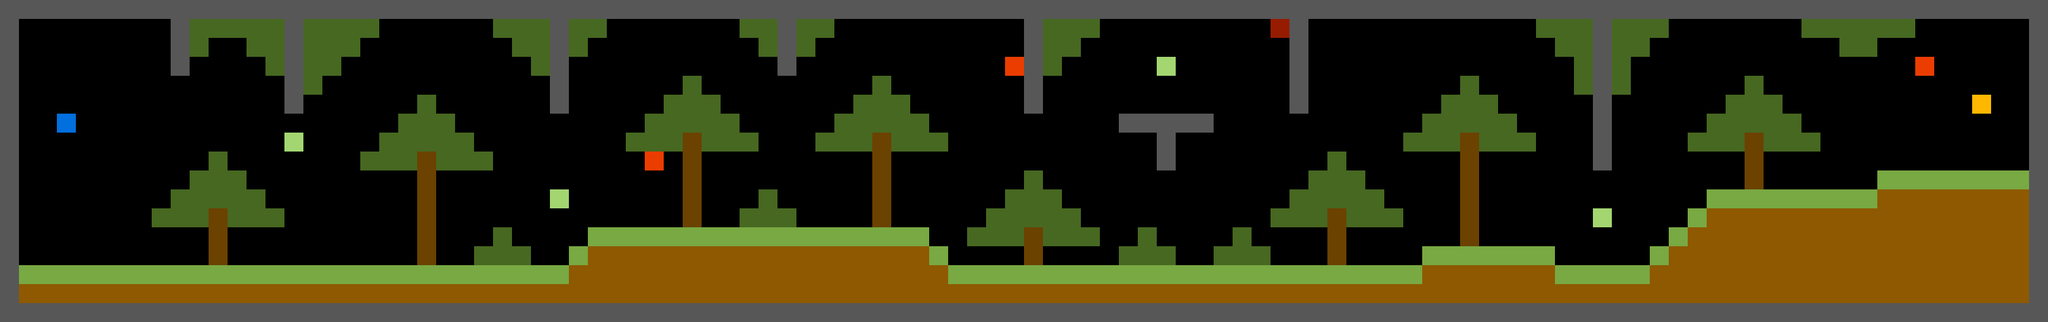

Below is a game level as drawn by its tile map, then a one-line description and the .tmx file that defines it, in full:
An orthogonal 108x17 tile map with 32x32 px tiles, 1 tile layer (Tile Layer 1).

<map version="1.5" tiledversion="1.7.2" orientation="orthogonal" renderorder="left-down" width="108" height="17" tilewidth="32" tileheight="32" infinite="0" nextlayerid="2" nextobjectid="1">
 <editorsettings>
  <export target="../levels/level1_TEST.json" format="json" />
 </editorsettings>
 <tileset firstgid="1" name="tilesheet1" tilewidth="32" tileheight="32" tilecount="100" columns="10">
  <image source="../assets/tilesheet1.png" width="320" height="320" />
 </tileset>
 <layer id="1" name="Tile Layer 1" width="108" height="17">
  <data encoding="csv">
11,11,11,11,11,11,11,11,11,11,11,11,11,11,11,11,11,11,11,11,11,11,11,11,11,11,11,11,11,11,11,11,11,11,11,11,11,11,11,11,11,11,11,11,11,11,11,11,11,11,11,11,11,11,11,11,11,11,11,11,11,11,11,11,11,11,11,11,11,11,11,11,11,11,11,11,11,11,11,11,11,11,11,11,11,11,11,11,11,11,11,11,11,11,11,11,11,11,11,11,11,11,11,11,11,11,11,11,
11,0,0,0,0,0,0,0,0,11,17,17,17,17,17,11,17,17,17,17,0,0,0,0,0,0,17,17,17,11,17,17,0,0,0,0,0,0,0,17,17,11,17,17,0,0,0,0,0,0,0,0,0,0,11,17,17,17,0,0,0,0,0,0,0,0,0,22,11,0,0,0,0,0,0,0,0,0,0,0,0,17,17,17,11,17,17,17,0,0,0,0,0,0,0,17,17,17,17,17,17,0,0,0,0,0,0,11,
11,0,0,0,0,0,0,0,0,11,17,0,0,17,17,11,17,17,17,0,0,0,0,0,0,0,0,17,17,11,17,0,0,0,0,0,0,0,0,0,17,11,17,0,0,0,0,0,0,0,0,0,0,0,11,17,17,0,0,0,0,0,0,0,0,0,0,0,11,0,0,0,0,0,0,0,0,0,0,0,0,0,17,17,11,17,17,0,0,0,0,0,0,0,0,0,0,17,17,0,0,0,0,0,0,0,0,11,
11,0,0,0,0,0,0,0,0,11,0,0,0,0,17,11,17,17,0,0,0,0,0,0,0,0,0,0,17,11,0,0,0,0,0,0,0,0,0,0,0,11,0,0,0,0,0,0,0,0,0,0,0,21,11,17,0,0,0,0,0,2,0,0,0,0,0,0,11,0,0,0,0,0,0,0,0,0,0,0,0,0,0,17,11,17,0,0,0,0,0,0,0,0,0,0,0,0,0,0,0,21,0,0,0,0,0,11,
11,0,0,0,0,0,0,0,0,0,0,0,0,0,0,11,17,0,0,0,0,0,0,0,0,0,0,0,0,11,0,0,0,0,0,0,17,0,0,0,0,0,0,0,0,0,17,0,0,0,0,0,0,0,11,0,0,0,0,0,0,0,0,0,0,0,0,0,11,0,0,0,0,0,0,0,0,17,0,0,0,0,0,17,11,17,0,0,0,0,0,0,17,0,0,0,0,0,0,0,0,0,0,0,0,0,0,11,
11,0,0,0,0,0,0,0,0,0,0,0,0,0,0,11,0,0,0,0,0,0,17,0,0,0,0,0,0,11,0,0,0,0,0,17,17,17,0,0,0,0,0,0,0,17,17,17,0,0,0,0,0,0,11,0,0,0,0,0,0,0,0,0,0,0,0,0,11,0,0,0,0,0,0,0,17,17,17,0,0,0,0,0,11,0,0,0,0,0,0,17,17,17,0,0,0,0,0,0,0,0,0,0,3,0,0,11,
11,0,0,1,0,0,0,0,0,0,0,0,0,0,0,0,0,0,0,0,0,17,17,17,0,0,0,0,0,0,0,0,0,0,17,17,17,17,17,0,0,0,0,0,17,17,17,17,17,0,0,0,0,0,0,0,0,0,0,11,11,11,11,11,0,0,0,0,0,0,0,0,0,0,0,17,17,17,17,17,0,0,0,0,11,0,0,0,0,0,17,17,17,17,17,0,0,0,0,0,0,0,0,0,0,0,0,11,
11,0,0,0,0,0,0,0,0,0,0,0,0,0,0,2,0,0,0,0,17,17,17,17,17,0,0,0,0,0,0,0,0,17,17,17,16,17,17,17,0,0,0,17,17,17,16,17,17,17,0,0,0,0,0,0,0,0,0,0,0,11,0,0,0,0,0,0,0,0,0,0,0,0,17,17,17,16,17,17,17,0,0,0,11,0,0,0,0,17,17,17,16,17,17,17,0,0,0,0,0,0,0,0,0,0,0,11,
11,0,0,0,0,0,0,0,0,0,0,17,0,0,0,0,0,0,0,17,17,17,16,17,17,17,0,0,0,0,0,0,0,0,21,0,16,0,0,0,0,0,0,0,0,0,16,0,0,0,0,0,0,0,0,0,0,0,0,0,0,11,0,0,0,0,0,0,0,0,17,0,0,0,0,0,0,16,0,0,0,0,0,0,11,0,0,0,0,0,0,0,16,0,0,0,0,0,0,0,0,0,0,0,0,0,0,11,
11,0,0,0,0,0,0,0,0,0,17,17,17,0,0,0,0,0,0,0,0,0,16,0,0,0,0,0,0,0,0,0,0,0,0,0,16,0,0,0,0,0,0,0,0,0,16,0,0,0,0,0,0,0,17,0,0,0,0,0,0,0,0,0,0,0,0,0,0,17,17,17,0,0,0,0,0,16,0,0,0,0,0,0,0,0,0,0,0,0,0,0,16,0,0,0,0,0,0,13,13,13,13,13,13,13,13,11,
11,0,0,0,0,0,0,0,0,17,17,17,17,17,0,0,0,0,0,0,0,0,16,0,0,0,0,0,0,2,0,0,0,0,0,0,16,0,0,0,17,0,0,0,0,0,16,0,0,0,0,0,0,17,17,17,0,0,0,0,0,0,0,0,0,0,0,0,17,17,17,17,17,0,0,0,0,16,0,0,0,0,0,0,0,0,0,0,0,0,13,13,13,13,13,13,13,13,13,12,12,12,12,12,12,12,12,11,
11,0,0,0,0,0,0,0,17,17,17,16,17,17,17,0,0,0,0,0,0,0,16,0,0,0,0,0,0,0,0,0,0,0,0,0,16,0,0,17,17,17,0,0,0,0,16,0,0,0,0,0,17,17,17,17,17,0,0,0,0,0,0,0,0,0,0,17,17,17,16,17,17,17,0,0,0,16,0,0,0,0,0,0,2,0,0,0,0,13,12,12,12,12,12,12,12,12,12,12,12,12,12,12,12,12,12,11,
11,0,0,0,0,0,0,0,0,0,0,16,0,0,0,0,0,0,0,0,0,0,16,0,0,0,17,0,0,0,0,13,13,13,13,13,13,13,13,13,13,13,13,13,13,13,13,13,13,0,0,17,17,17,16,17,17,17,0,0,17,0,0,0,0,17,0,0,0,0,16,0,0,0,0,0,0,16,0,0,0,0,0,0,0,0,0,0,13,12,12,12,12,12,12,12,12,12,12,12,12,12,12,12,12,12,12,11,
11,0,0,0,0,0,0,0,0,0,0,16,0,0,0,0,0,0,0,0,0,0,16,0,0,17,17,17,0,0,13,12,12,12,12,12,12,12,12,12,12,12,12,12,12,12,12,12,12,13,0,0,0,0,16,0,0,0,0,17,17,17,0,0,17,17,17,0,0,0,16,0,0,0,0,13,13,13,13,13,13,13,0,0,0,0,0,13,12,12,12,12,12,12,12,12,12,12,12,12,12,12,12,12,12,12,12,11,
11,13,13,13,13,13,13,13,13,13,13,13,13,13,13,13,13,13,13,13,13,13,13,13,13,13,13,13,13,13,12,12,12,12,12,12,12,12,12,12,12,12,12,12,12,12,12,12,12,12,13,13,13,13,13,13,13,13,13,13,13,13,13,13,13,13,13,13,13,13,13,13,13,13,13,12,12,12,12,12,12,12,13,13,13,13,13,12,12,12,12,12,12,12,12,12,12,12,12,12,12,12,12,12,12,12,12,11,
11,12,12,12,12,12,12,12,12,12,12,12,12,12,12,12,12,12,12,12,12,12,12,12,12,12,12,12,12,12,12,12,12,12,12,12,12,12,12,12,12,12,12,12,12,12,12,12,12,12,12,12,12,12,12,12,12,12,12,12,12,12,12,12,12,12,12,12,12,12,12,12,12,12,12,12,12,12,12,12,12,12,12,12,12,12,12,12,12,12,12,12,12,12,12,12,12,12,12,12,12,12,12,12,12,12,12,11,
11,11,11,11,11,11,11,11,11,11,11,11,11,11,11,11,11,11,11,11,11,11,11,11,11,11,11,11,11,11,11,11,11,11,11,11,11,11,11,11,11,11,11,11,11,11,11,11,11,11,11,11,11,11,11,11,11,11,11,11,11,11,11,11,11,11,11,11,11,11,11,11,11,11,11,11,11,11,11,11,11,11,11,11,11,11,11,11,11,11,11,11,11,11,11,11,11,11,11,11,11,11,11,11,11,11,11,11
</data>
 </layer>
</map>